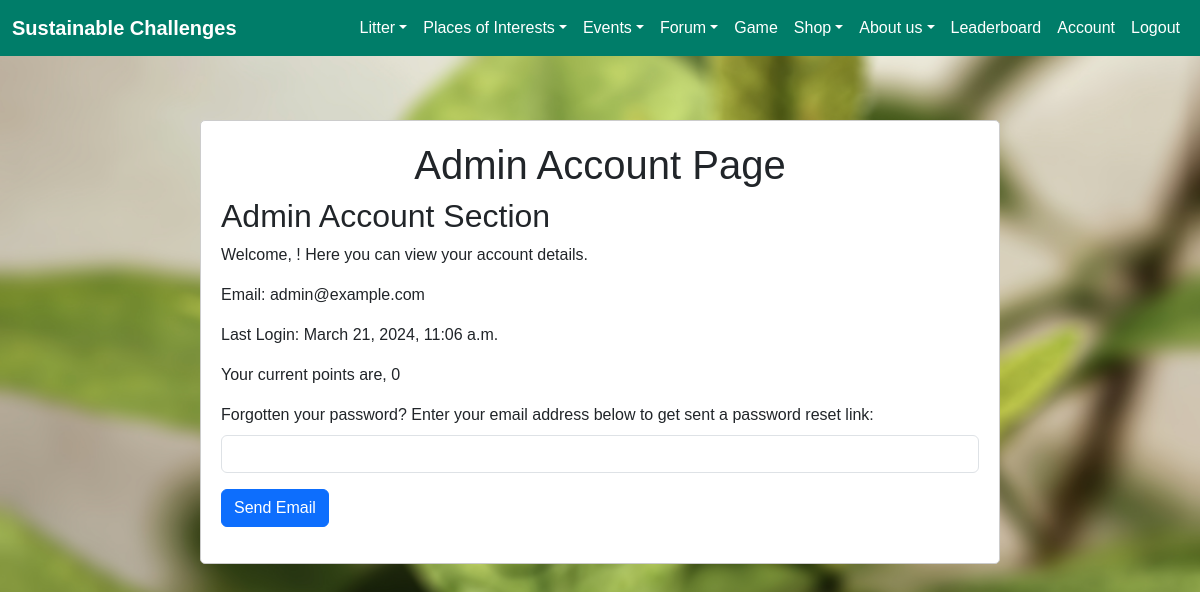
The app's page /account/admin_account (signed in), older data.
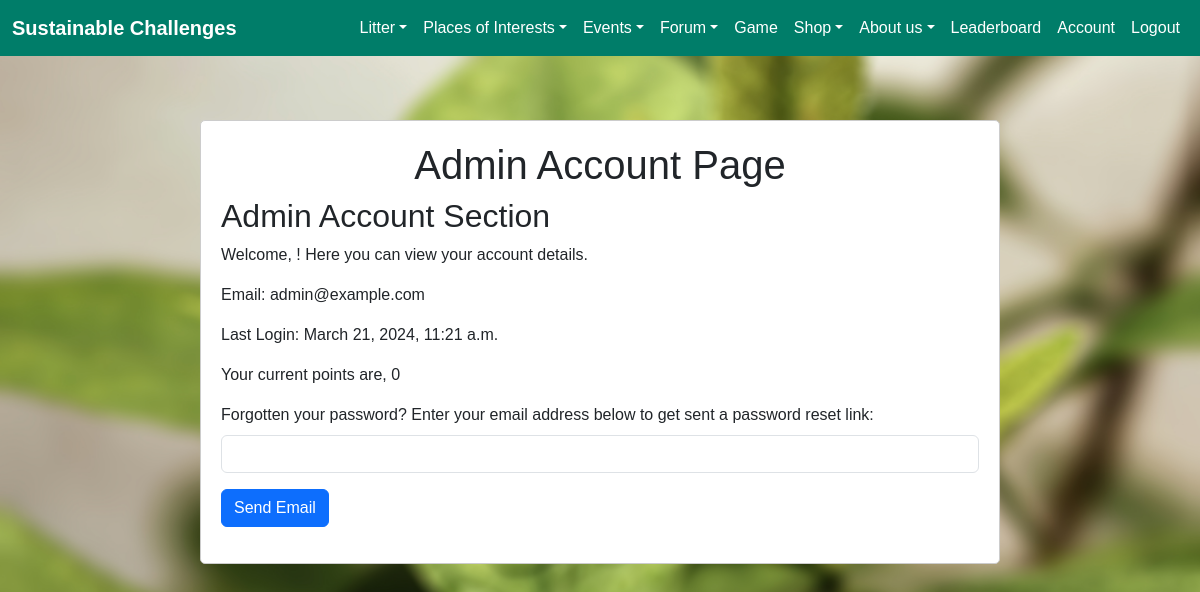
The same page, newer data.
### authuser/models.py (models this page shows, shortened)
class User(AbstractBaseUser, PermissionsMixin):
    email = models.EmailField(unique=True)
    username = models.CharField(max_length=30, unique=True, default="")
    first_name = models.CharField(max_length=30, default="")
    last_name = models.CharField(max_length=30, default="")
    points = models.IntegerField(default=0)
    level = models.IntegerField(default=1)
    tasks_till_next = models.IntegerField(default=1)
    GAME_MANAGER = None
    is_active = models.BooleanField(default=True)
    is_superuser = models.BooleanField(default=False)
    is_staff = models.BooleanField(default=False)
    date_joined = models.DateTimeField(default=timezone.now)
    last_login = models.DateTimeField(blank=True, null=True)
    objects = CustomUserManager()
    USERNAME_FIELD = 'email'
    EMAIL_FIELD = 'email'
    REQUIRED_FIELDS = []
    groups = models.ManyToManyField(
        'auth.Group',
        related_name='user_groups',
        blank=True,
        verbose_name='groups',
        help_text='The groups this user belongs to. A user will get all permissions granted to these groups.',
    )
    user_permissions = models.ManyToManyField(
        'auth.Permission',
        related_name='user_permissions',
        blank=True,
        verbose_name='user permissions',
        help_text='Specific permissions for this user.',
        related_query_name='user',
    )
    class Meta:
        verbose_name = 'User'
        verbose_name_plural = 'Users'

### account/views.py (the view)
# urls.py: path("admin_account", views.admin_account, name='admin_account'),
def admin_account(request):
    user = request.user  # Retrieve the current logged-in user
    context = {
        'user': user,  # Pass the user object to the template
    }
    return render(request, 'admin_account.html', context)

### account/templates/admin_account.html (shortened to what this page needs)
{% extends 'home/base.html'%}
{%block content%}
{% load static %}
<!DOCTYPE html>
<html lang="en">
<head>
</head>
<body>
    <div class="container">
        <h1>Admin Account Page</h1>
        <div class="admin-content">
            <h2>Admin Account Section</h2>
            <p>Welcome, {{ user.username }}! Here you can view your account details.</p>
            <p>Email: {{ user.email }}</p>
            <p>Last Login: {{ user.last_login }}</p>
            <p>Your current points are, {{ user.points}}</p>
      <form method="post" action="{% url 'account:reset_email' %}">
        <div class="mb-3">
          <label for="email" class="form-label">Forgotten your password? Enter your email address below to get sent a password reset link:</label>
          <input type="email" class="form-control" id="email" name="email" required>
        </div>
        <button type="submit" class="btn btn-primary">Send Email</button>
      </form>
        </div>
    </div>
</body>
</html>
{%endblock%}

Row changes from the older to the newer data that the page shows:
changed User "admin@example.com": last_login "March 21, 2024, 11:06 a.m." → "March 21, 2024, 11:21 a.m."
